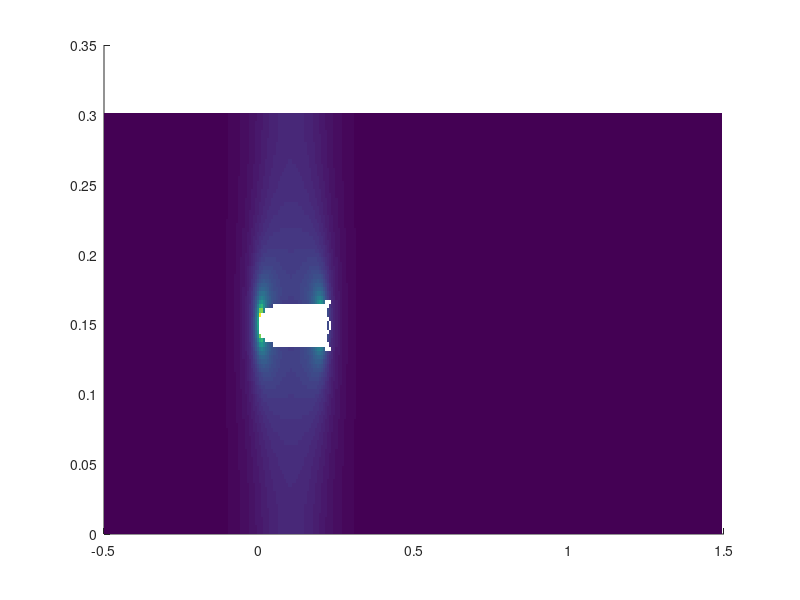

Here is the MATLAB script that generated this plot: (Note: this script raises an error after producing the figure.)
% plot Fig 5 f g

load('Data_Fig5fg.mat', 'x', 'y', 'x_head', 'ys0', 'ys1', 'ys2', 'xs', 'u_opt', 'v_opt', 'u_fish_mean', 'v_fish_mean');

%% vortex sheet parameters
L_fish = 0.035481891661866; % fish body length
D_tunnel = 0.0457; % m; tunnel diameter
L_tunnel = 0.15; % m; tunnel length

L_domain = 2*L_tunnel; % length of fluid domain
D_domain = D_tunnel;

U_swim = 0.156379646024586; % m/s; fish swimming speed

%% plot optimal solution

uv_mag = sqrt(u_opt.^2 + v_opt.^2); % velocity magnitude

diff_uv = (u_opt - u_fish_mean).^2 +  (v_opt - v_fish_mean).^2;

Ix_mask = isnan(u_fish_mean);
uv_mag(Ix_mask) = nan;
diff_uv(Ix_mask) = nan;
%% plot optimal fitted velocity field

figure(59);
clf;
hold on;
pcolor((x-x_head)/L_tunnel, (y-ys0)/L_tunnel, uv_mag/U_swim);
shading flat
h1=streamslice((x-x_head)/L_tunnel, (y-ys0)/L_tunnel, u_opt/U_swim, v_opt/U_swim, 2, 'arrows');
clr_str = [1,1,1];
set( h1, 'Color', clr_str )
set(h1, 'linewidth', 1)

plot( (xs-x_head)/L_tunnel, (ys1-ys0)/L_tunnel, 'k:', 'linewidth',LNwd)
plot( (xs-x_head)/L_tunnel, (ys2-ys0)/L_tunnel, 'k-', 'linewidth',LNwd)

plot([-L_tunnel/2, 1.5*L_tunnel]/L_tunnel, [0, 0]/L_tunnel, 'k-', 'linewidth', LNwd );
plot([-L_tunnel/2, 1.5*L_tunnel]/L_tunnel, [D_domain, D_domain]/L_tunnel, 'k-', 'linewidth', LNwd );

xlabel('$x/L_t$','Interpreter','latex')
ylabel('$y/L_t$','Interpreter','latex')

colormap('jet');
caxis([0, 0.5]); % limits for vel magnitude
axis equal


figure(60);
clf;
hold on;
pcolor((x-x_head)/L_tunnel, (y-ys0)/L_tunnel, sqrt(diff_uv)/U_swim);
shading flat

plot([-L_tunnel/2, 1.5*L_tunnel]/L_tunnel, [0, 0]/L_tunnel, 'k-', 'linewidth', LNwd );
plot([-L_tunnel/2, 1.5*L_tunnel]/L_tunnel, [D_domain, D_domain]/L_tunnel, 'k-', 'linewidth', LNwd );

xlabel('$x/L_t$','Interpreter','latex')
ylabel('$y/L_t$','Interpreter','latex')
colormap jet
caxis([0, 0.5]); % limits for vel magnitude

axis equal
